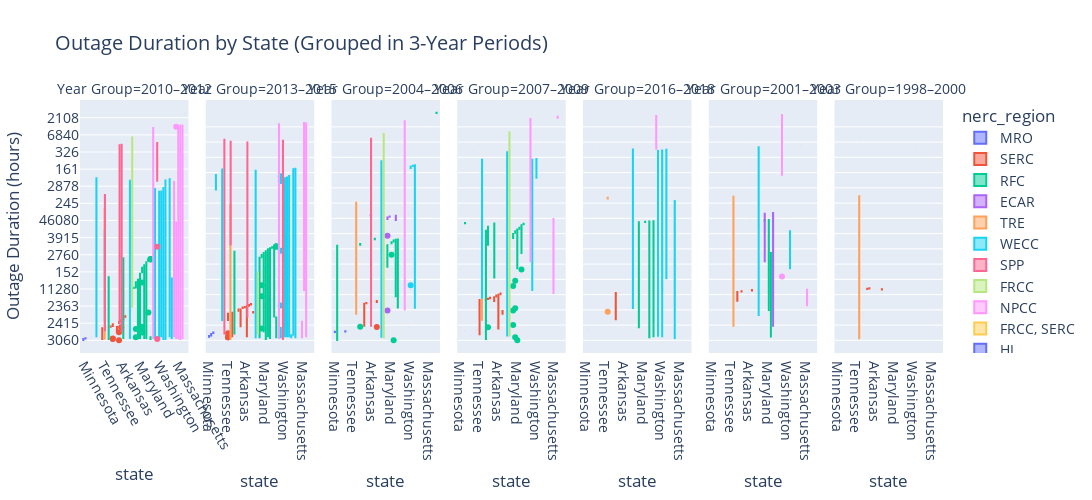

Write notebook code for a chart like this one.
### Code cell
# Assuming 'year' is an integer
# Convert 'year' to numeric (will turn bad values into NaN)
data['year'] = pd.to_numeric(data['year'], errors='coerce')
data['year_group'] = (data['year'] - data['year'] % 3).astype(str) + '–' + (data['year'] - data['year'] % 3 + 2).astype(str)
fig = px.box(
    data,
    x='state',
    y='duration',
    color='nerc_region',
    facet_col='year_group',
    title='Outage Duration by State (Grouped in 3-Year Periods)',
    labels={'duration': 'Outage Duration (hours)', 'year_group': 'Year Group'}
)

fig.update_layout(
    height=500,
    width=3000,
    font=dict(size=14),
    xaxis_tickangle=60
)

fig.show()
